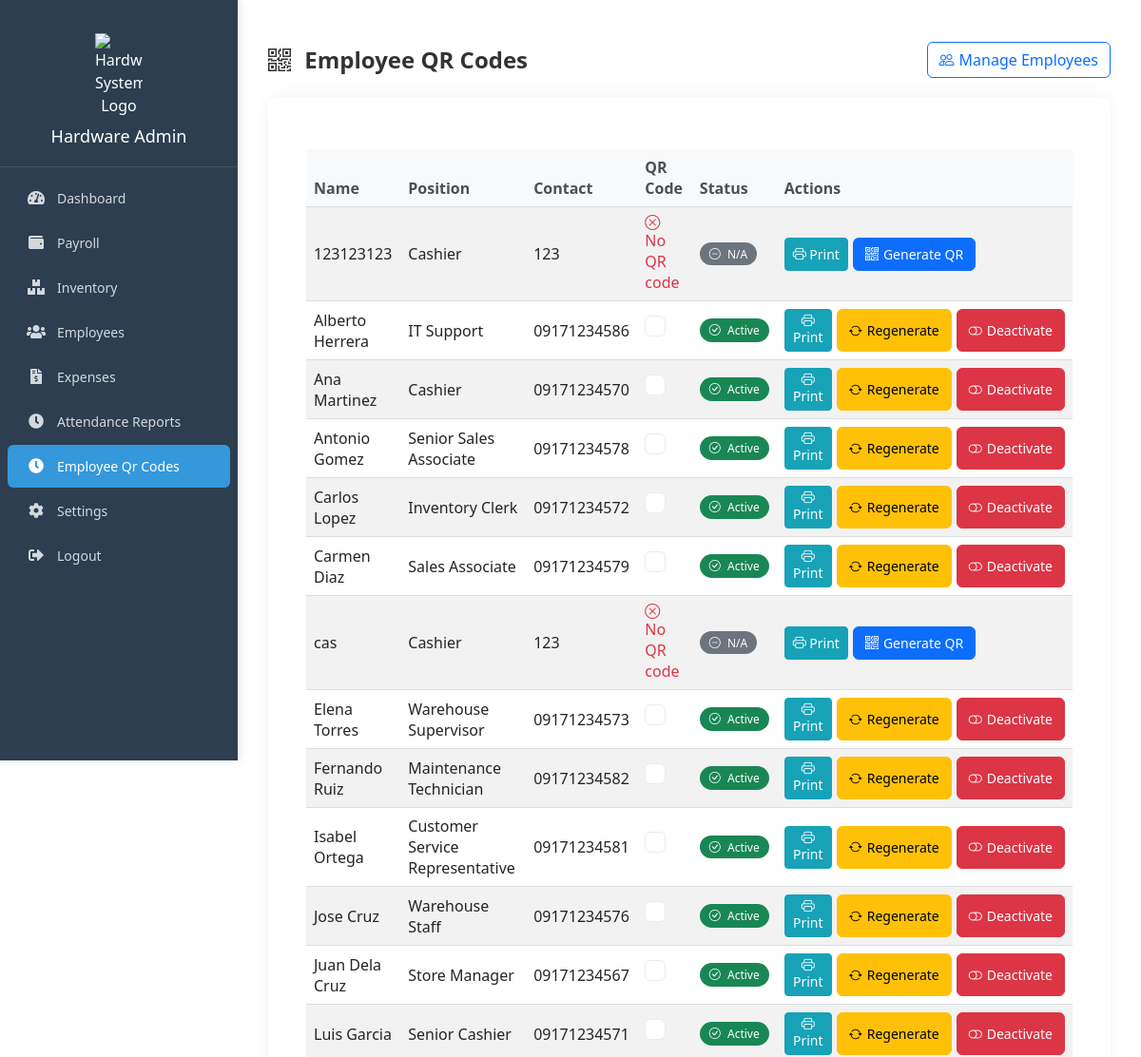
Page /admin/pages/employee_qr.php (signed in, upper part) on the earlier database version.
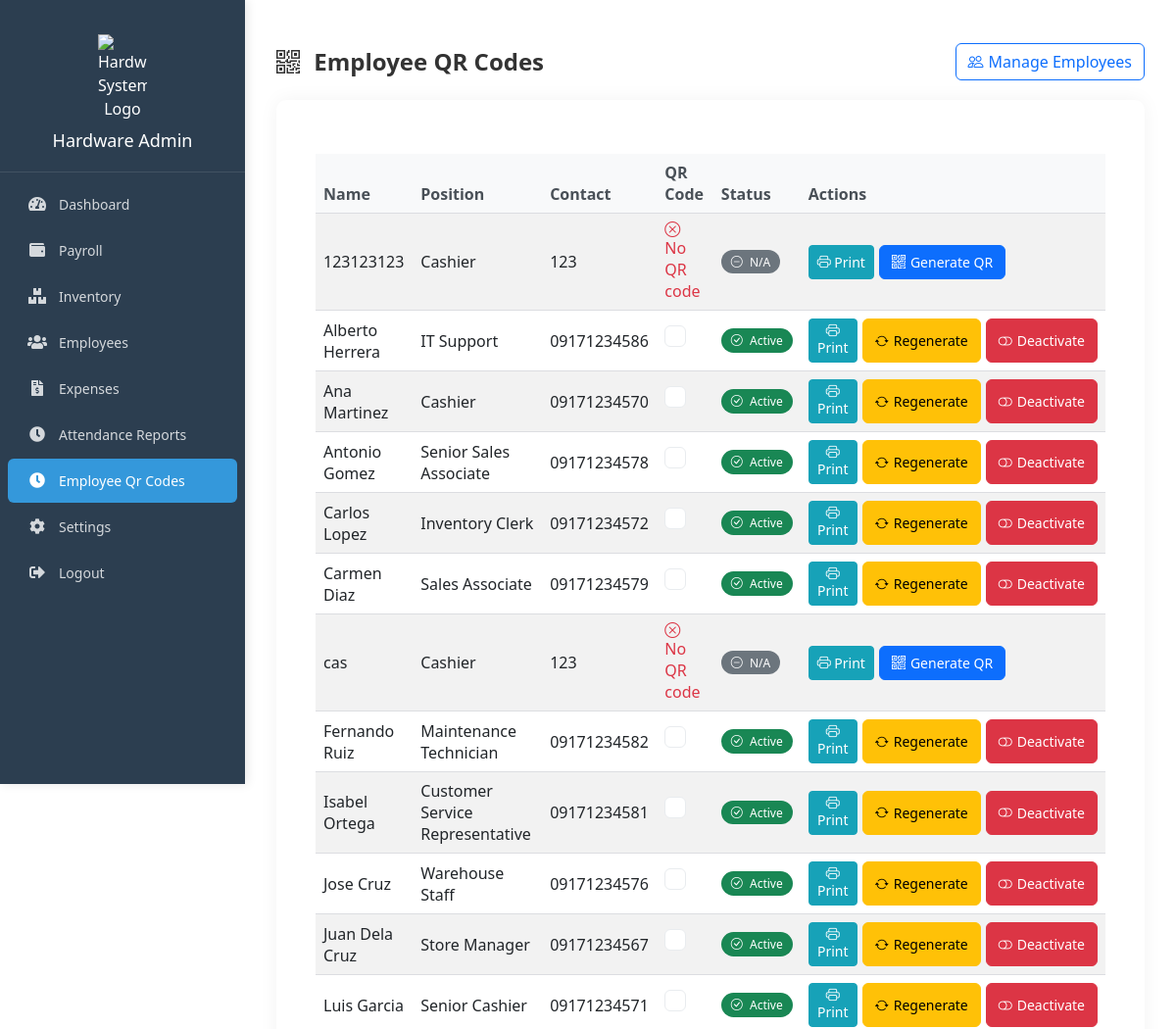
Same page on the later database version.
### tables this page shows
CREATE TABLE IF NOT EXISTS `employees` (
  `id` int NOT NULL AUTO_INCREMENT,
  `full_name` varchar(100) NOT NULL,
  `position_id` int NOT NULL,
  `employment_type` enum('full-time','part-time') NOT NULL,
  `salary_rate_type` enum('daily','monthly','hourly') NOT NULL,
  `date_hired` date NOT NULL,
  `overtime_rate` decimal(10,2) NOT NULL,
  `contact_number` varchar(20) NOT NULL,
  `email_address` varchar(100) DEFAULT NULL,
  `created_at` timestamp NULL DEFAULT CURRENT_TIMESTAMP,
  `updated_at` timestamp NULL DEFAULT CURRENT_TIMESTAMP ON UPDATE CURRENT_TIMESTAMP,
  PRIMARY KEY (`id`),
  KEY `position_id` (`position_id`)
);

CREATE TABLE IF NOT EXISTS `positions` (
  `id` int NOT NULL AUTO_INCREMENT,
  `title` varchar(100) NOT NULL,
  `base_salary` decimal(10,2) NOT NULL,
  `description` text,
  `created_at` timestamp NULL DEFAULT CURRENT_TIMESTAMP,
  `updated_at` timestamp NULL DEFAULT CURRENT_TIMESTAMP ON UPDATE CURRENT_TIMESTAMP,
  PRIMARY KEY (`id`)
);

CREATE TABLE IF NOT EXISTS `employee_qr_codes` (
  `id` int NOT NULL AUTO_INCREMENT,
  `employee_id` int NOT NULL,
  `qr_code_hash` varchar(25) NOT NULL,
  `is_active` tinyint(1) DEFAULT '1',
  `created_at` timestamp NULL DEFAULT CURRENT_TIMESTAMP,
  `updated_at` timestamp NULL DEFAULT CURRENT_TIMESTAMP ON UPDATE CURRENT_TIMESTAMP,
  PRIMARY KEY (`id`),
  UNIQUE KEY `qr_code_hash` (`qr_code_hash`),
  KEY `employee_id` (`employee_id`)
);

### admin/pages/employee_qr.php (the view, shortened to what the changed rows need)
<?php
$conn = mysqli_connect(DB_HOST, DB_USER, DB_PASS, DB_NAME);
$sql = "SELECT e.id, e.full_name, e.contact_number, p.title as position, qr.qr_code_hash, qr.is_active
        FROM employees e
        LEFT JOIN employee_qr_codes qr ON e.id = qr.employee_id
        LEFT JOIN positions p ON e.position_id = p.id
        ORDER BY e.full_name";
$result = $conn->query($sql);
?>
<?php include_once '../includes/head.php' ?>
<link rel="stylesheet" href="https://unpkg.com/boxicons@2.1.4/css/boxicons.min.css">
<link rel="stylesheet" href="https://cdn.jsdelivr.net/npm/bootstrap-icons@1.11.0/font/bootstrap-icons.css">
<link rel="stylesheet" href="https://cdnjs.cloudflare.com/ajax/libs/toastr.js/latest/css/toastr.min.css">
<body>
    <div class="main-content">
        <div class="container mt-4">
            <div class="page-header">
                <h1 class="page-title">
                    <i class="bi bi-qr-code me-2"></i>
                    Employee QR Codes
                </h1>
            </div>
            <div class="card">
                <div class="card-body">
                    <div class="table-responsive">
                        <table class="table table-striped table-hover">
                            <thead>
                                <tr>
                                    <th>Name</th>
                                    <th>Position</th>
                                    <th>Contact</th>
                                    <th>QR Code</th>
                                    <th>Status</th>
                                    <th>Actions</th>
                                </tr>
                            </thead>
                            <tbody>
                                <?php if ($result->num_rows > 0): ?>
                                    <?php while ($row = $result->fetch_assoc()): ?>
                                        <tr>
                                            <td class="align-middle"><?php echo $row['full_name']; ?></td>
                                            <td class="align-middle"><?php echo $row['position']; ?></td>
                                            <td class="align-middle"><?php echo $row['contact_number']; ?></td>
                                            <td class="align-middle ">
                                                <?php if ($row['qr_code_hash']): ?>
                                                    <div class="qr-code" id="qr-<?php echo $row['id']; ?>" data-hash="<?php echo $row['qr_code_hash']; ?>"></div>
                                                <?php else: ?>
                                                    <span class="text-danger">
                                                        <i class="bi bi-x-circle me-1"></i>
                                                        No QR code
                                                    </span>
                                                <?php endif; ?>
                                            </td>
                                            <td class="align-middle">
                                                <?php if ($row['qr_code_hash']): ?>
                                                    <?php if ($row['is_active']): ?>
                                                        <span class="badge bg-success">
                                                            <i class="bi bi-check-circle me-1"></i>
                                                            Active
                                                        </span>
                                                    <?php endif; ?>
                                                <?php else: ?>
                                                    <span class="badge bg-secondary">
                                                        <i class="bi bi-dash-circle me-1"></i>
                                                        N/A
                                                    </span>
                                                <?php endif; ?>
                                            </td>
                                            <td class="align-middle">
                                                <div class="action-buttons">
                                                    <button class="btn btn-sm btn-print" onclick="printQR('qr-<?php echo $row['id']; ?>', '<?php echo $row['full_name']; ?>')">
                                                        <i class="bi bi-printer"></i>
                                                        Print
                                                    </button>
                                                    <?php if ($row['qr_code_hash']): ?>
                                                        <button type="button" class="btn btn-sm btn-warning btn-action regenerate-qr"
                                                                data-employee-id="<?php echo $row['id']; ?>"
                                                                data-employee-name="<?php echo htmlspecialchars($row['full_name']); ?>">
                                                            <i class="bi bi-arrow-repeat"></i>
                                                            Regenerate
                                                        </button>
                                                        <button type="button" class="btn btn-sm <?php echo $row['is_active'] ? 'btn-danger' : 'btn-success'; ?> btn-action toggle-status"
                                                                data-employee-id="<?php echo $row['id']; ?>"
                                                                data-employee-name="<?php echo htmlspecialchars($row['full_name']); ?>"
                                                                data-new-status="<?php echo $row['is_active'] ? 0 : 1; ?>">
                                                            <?php if ($row['is_active']): ?>
                                                                <i class="bi bi-toggle-off"></i>
                                                                Deactivate
                                                            <?php else: ?>
                                                                <i class="bi bi-toggle-on"></i>
                                                                Activate
                                                            <?php endif; ?>
                                                        </button>
                                                    <?php else: ?>
                                                        <button type="button" class="btn btn-sm btn-primary btn-action regenerate-qr"
                                                                data-employee-id="<?php echo $row['id']; ?>"
                                                                data-employee-name="<?php echo htmlspecialchars($row['full_name']); ?>">
                                                            <i class="bi bi-qr-code"></i>
                                                            Generate QR
                                                        </button>
                                                    <?php endif; ?>
                                                </div>
                                            </td>
                                        </tr>
                                    <?php endwhile; ?>
                                <?php endif; ?>
                            </tbody>
                        </table>
                    </div>
                </div>
            </div>
        </div>
    </div>
</body>

Differences in the rows shown:
removed employees: full_name "Elena Torres", position.title "Warehouse Supervisor", contact_number "09171234573", shows "Active", shows "Deactivate"
